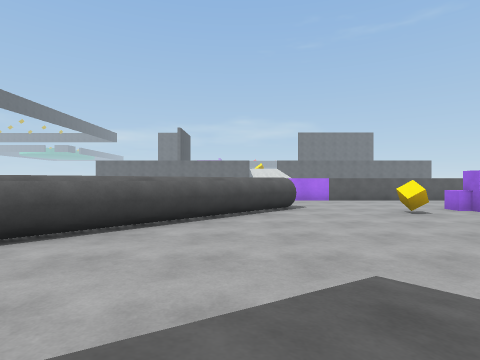
View 1 (above)

16 first-person views from a walk through a Unity game level. The camera is 0.51 m above the floor, looks level and sees 80° across. The floor is counted in squares, 1 m on a side. Each view is taken from the middle of a square. On the plan, view 1 faces up. The plan holds only what a view shows up to about 9 squares ahead; the rest is blank. The place goes on beyond the plan. The player character is not drawn. Door leaves are left out, so doorways stand open. Surface patterns are stand-ins for the level's own textures.

View 2
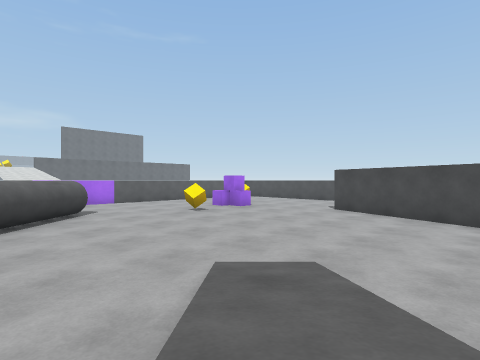

View 3
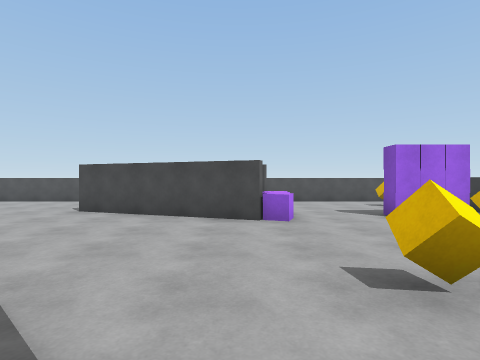

View 4
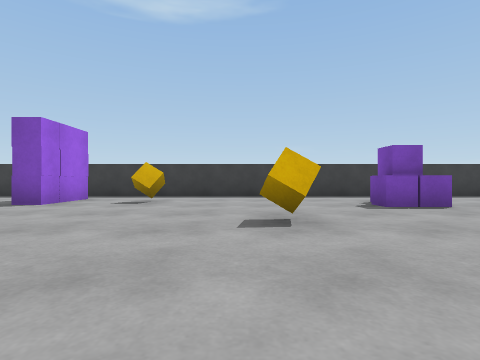

View 5
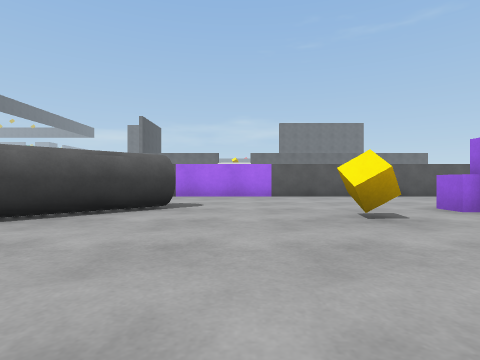

View 6
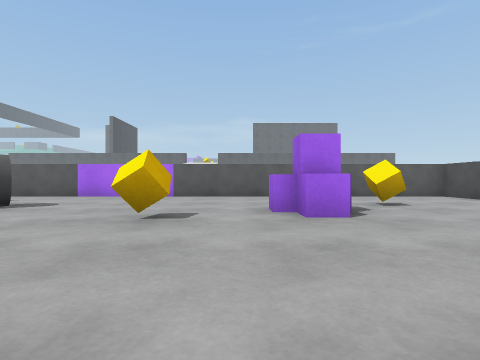

View 7
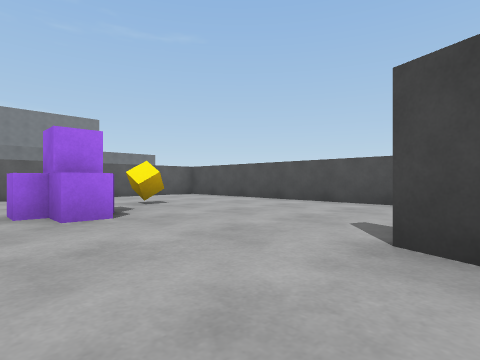

View 8
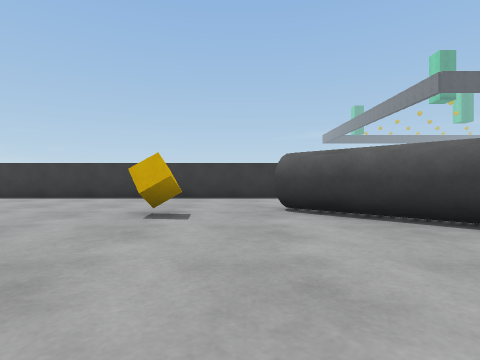

View 9
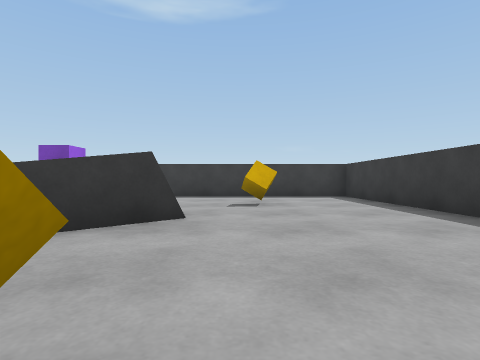

View 10
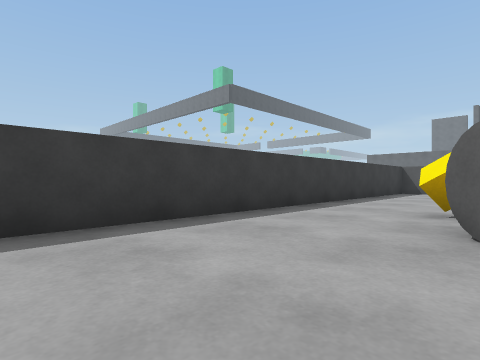

View 11
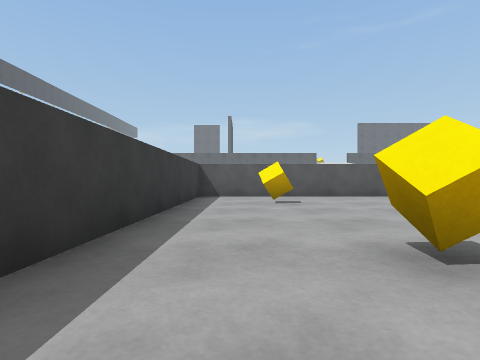

View 12
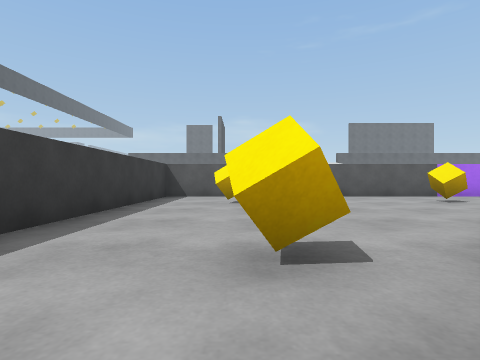

View 13
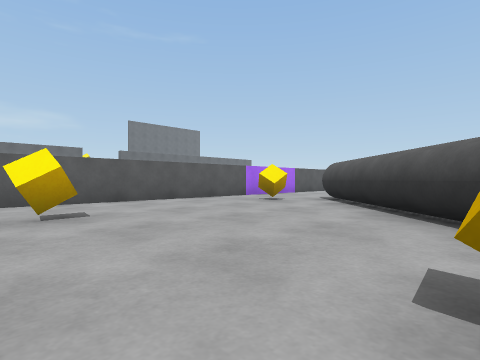

View 14
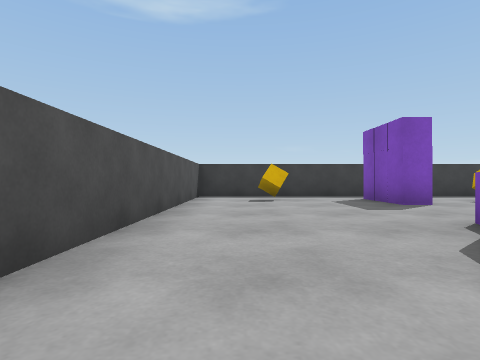

View 15
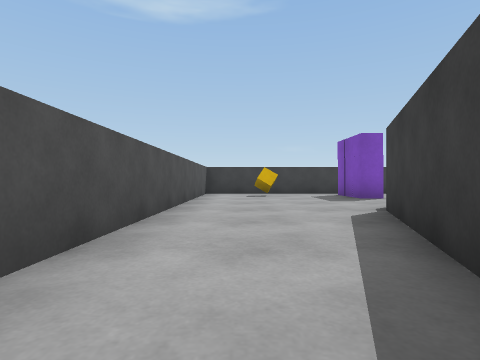

View 16
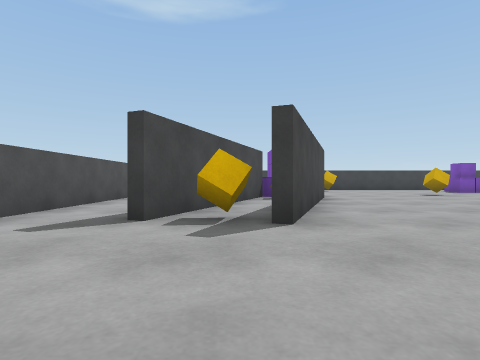

### Floor plan
Points are (right, up) in squares from view 1. A wall is a line through its corners. A room is listed if a view was taken in it or the views show most of it. See-through windows are left out.
Room 1 (views 1, 2, 3, 4, 5, 6, 7, 8, 9, 10, 11, 12, 13, 14, 15, 16)
walls: (-2.5, 6.3) (1.2, 10); (6.5, -0.5) (8.4, 4.8); (-4.2, 4) (-4.6, 4.3); (1.9, 9.3) (-3.9, 3.6); (-3.3, -1.8) (-2.9, -1.5); (8.4, -0.4) (10.2, 4.6); (9.8, 2.6) (8.7, -0.5); (12.2, 5.9) (12.2, 12.7) (-7.2, 12.7) (-7.2, -6.8) (12.2, -6.8) (12.2, 4.1)
objects: cube (-5, 6); cube (-5, 10); cube (-4, -4); cube (-3, 2); other object (-1, -4) to (0, -4); cube (0, 11); cube (2, -2); cube (5, -5); cube (5, 8); purple cube (7, -6); purple cube (7, -5); purple cube (7, -4); other object (7, -1) to (8, -1); other object (7, 8) to (8, 9); cube (9, 4); cube (9, 10); cube (10, -5)

Where each view was taken, in squares from view 1:
view 1: 0 up, 0 right, facing up
view 2: 0 up, 1 left, facing up-right
view 3: 0 up, 0 right, facing right
view 4: 2 up, 3 right, facing down
view 5: 4 up, 3 right, facing up
view 6: 4 up, 6 right, facing up
view 7: 4 up, 6 right, facing up-right
view 8: 3 up, 1 right, facing left
view 9: 2 up, 4 left, facing down
view 10: 1 up, 4 left, facing up-left
view 11: 4 up, 6 left, facing up
view 12: 4 up, 5 left, facing up
view 13: 6 up, 6 left, facing up-right
view 14: 2 up, 11 right, facing down
view 15: 4 up, 11 right, facing down
view 16: 8 up, 9 right, facing down
